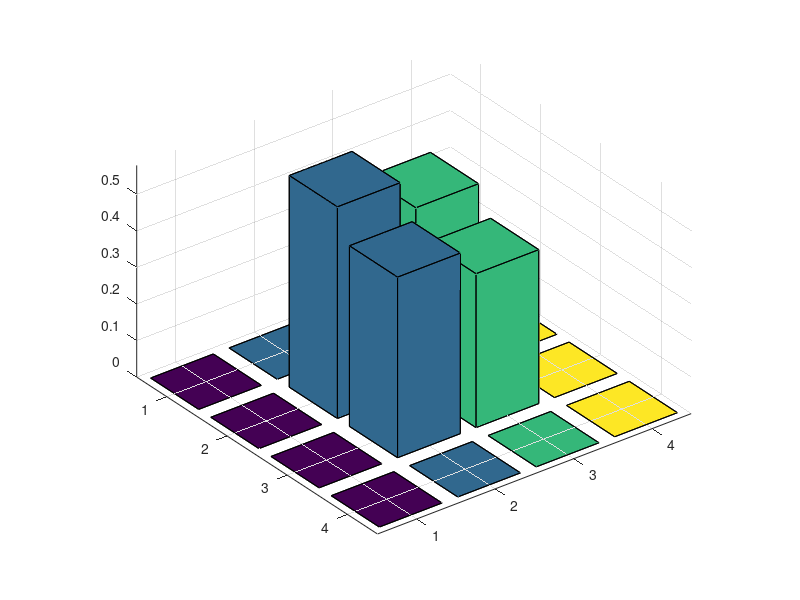

The MATLAB script that drew this image: (Note: this script raises an error after producing the figure.)
clear all
close all % סוגר חלונות קודמים כדי להתחיל נקי

filename = 'Simulation_angle_bar_data_base_HVVH_bit_num_50';
base = filename(32:35);
bit_num = filename(45:46);
title_figure = strcat('Simulation', {' '}, base, {' '}, bit_num, ' bits');

% --- הגדרת המטריצה המבוקשת ישירות בקוד ---
data = [0.000,  0.000,  0.000,  0.000;
        0.000,  0.579,  0.494,  0.000;
        0.000,  0.494,  0.421,  0.000;
        0.000,  0.000,  0.000,  0.000];

% אם בכל זאת תרצה בעתיד לקרוא מהקובץ, פשוט תוריד את ה-% מהשורה הבאה:
% data = readmatrix(strcat(filename,'.csv'));

Li = ["HH","HV","VH","VV"];
Ls = ["HH","HV","VH","VV"];

fig = figure;
G2_plot = bar3(data(1:4,1:4));

% צביעת העמודות לפי הגובה שלהן (אפקט ויזואלי יפה)
for k = 1:length(G2_plot)
    zdata = G2_plot(k).ZData;
    G2_plot(k).CData = zdata;
    G2_plot(k).FaceColor = 'interp';
end

titles_size = 25;
set(gca, 'FontWeight', 'bold')
set(gca, 'FontName', 'Times New Roman')
set(gca, 'FontSize', 15)

% הגדרת תוויות הצירים
set(gca, 'XTickLabel', Li);
set(gca, 'YTickLabel', Ls);

title(title_figure, 'FontName', 'Times New Roman', 'FontSize', titles_size);
colormap default;
               
% התאמת ציר ה-Z לערכים של המטריצה שלך (מקסימום 0.618)
zlim([0 0.7]); % נותן קצת מרווח מעל העמודה הגבוהה ביותר
zticks([0, 0.2, 0.4, 0.6]);

% שמירת הגרף
savefig(filename);
disp('--- Reconstructed Density Matrix at N = 50 ---');
disp(data);
disp('--------------------------------------------');
